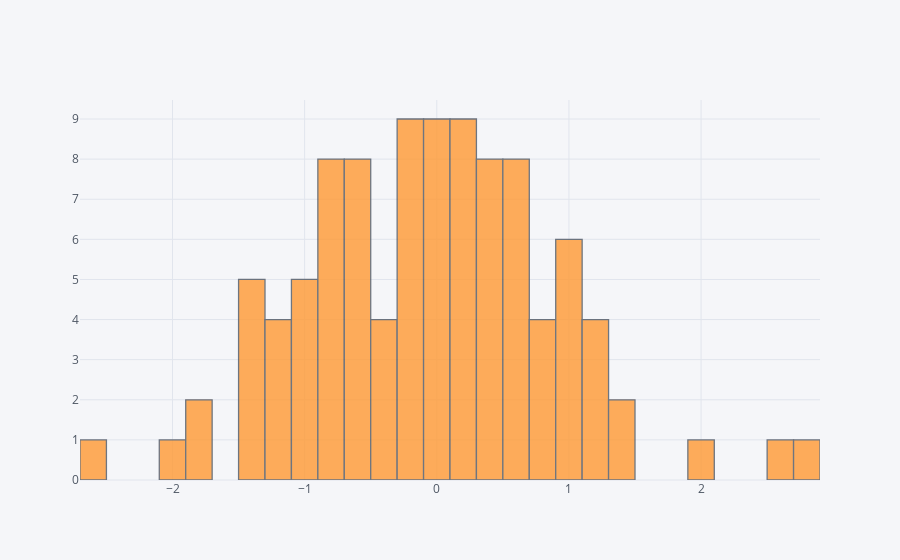

Write notebook code for a chart like this one.
### Code cell
# histogram
df['A'].iplot(kind='hist', bins=50)

### Figure 1 — Plotly figure (JSON) as saved in the notebook; plotly's stock layout.template omitted (floating-point values rounded to 4 significant figures)
{"data": [{"histfunc": "count", "histnorm": "", "marker": {"color": "rgba(255, 153, 51, 1.0)", "line": {"color": "#4D5663", "width": 1.3}}, "name": "A", "nbinsx": 50, "opacity": 0.8, "orientation": "v", "type": "histogram", "x": [-1.084, 0.5051, 0.7557, 1.217, -1.471, -0.0453, -1.028, 0.1693, -1.084, -0.2052, -1.353, -0.8922, 0.06433, -0.6235, 2.801, -0.2828, -1.265, -0.7627, -0.6148, -0.7611, -1.71, 0.2401, -1.358, -0.417, 1.362, -1.253, -0.8408, -0.7958, -0.1094, -1.35, -0.1919, -1.799, 0.119, -0.09608, 0.4065, -2.64, 0.4985, 0.3685, 0.595, -0.258, -0.3358, -1.202, 1.283, 0.5418, -0.7972, 1.024, 0.95, 0.05945, -1.916, -0.2421, -0.7768, -0.09603, 0.6924, -0.03137, 0.5267, 0.2349, -0.04808, 0.0547, 0.3147, 1.456, -0.6482, 0.2532, 0.68, -0.7462, 0.03861, 0.3496, -0.5561, -0.2309, 0.8494, -0.3335, 0.5756, 0.3828, 2.526, 0.7295, -0.6818, 0.2268, 0.1205, -0.5997, -0.5585, 1.04, 1.116, -0.9143, -1.298, -1.404, 2.057, 1.077, 0.7981, 1.169, 0.4738, -0.118, 1.012, -0.6332, -1.056, 0.1028, 1.025, 0.3287, -0.4968, 0.624, 0.2385, -0.2339]}], "layout": {"barmode": "overlay", "legend": {"bgcolor": "#F5F6F9", "font": {"color": "#4D5663"}}, "paper_bgcolor": "#F5F6F9", "plot_bgcolor": "#F5F6F9", "titlefont": {"color": "#4D5663"}, "xaxis1": {"gridcolor": "#E1E5ED", "showgrid": true, "tickfont": {"color": "#4D5663"}, "title": "", "titlefont": {"color": "#4D5663"}, "zerolinecolor": "#E1E5ED"}, "yaxis1": {"gridcolor": "#E1E5ED", "showgrid": true, "tickfont": {"color": "#4D5663"}, "title": "", "titlefont": {"color": "#4D5663"}, "zerolinecolor": "#E1E5ED"}}}
